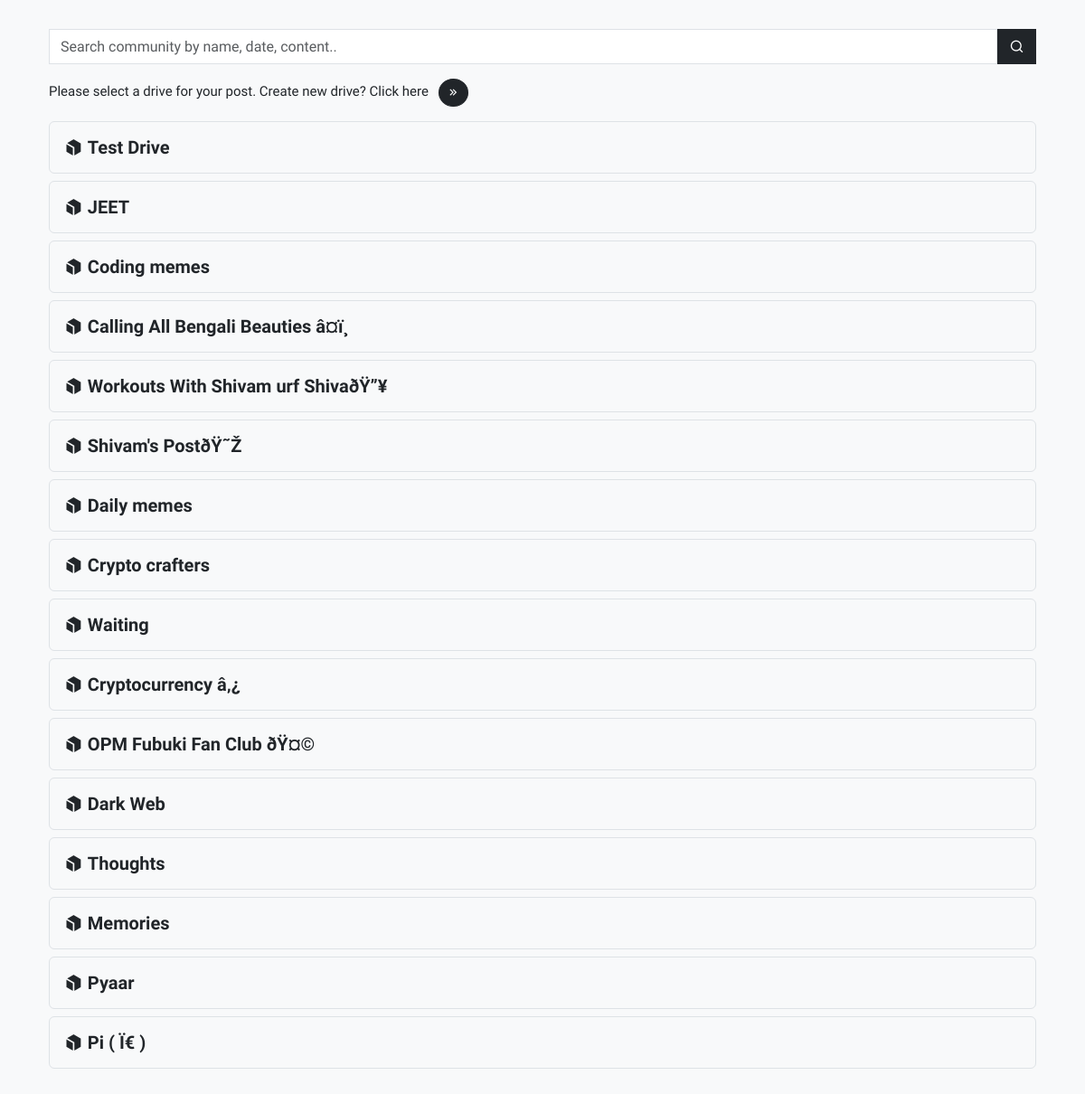
The app's page /upload/newpost.php (signed in) with its own data.
### tables this page shows
CREATE TABLE `catagory` (
  `catagory_id` int(11) NOT NULL,
  `catagory_name` varchar(255) NOT NULL,
  `catagory_desc` varchar(2555) NOT NULL,
  `created` date NOT NULL DEFAULT current_timestamp(),
  `created_by` int(11) NOT NULL,
  `genre` varchar(255) NOT NULL
);

### upload/newpost.php (the view, shortened to what this page needs)
<?php
if(!isset($_SESSION['username'])){
echo 'Opps! atfirst you need to <a href="login.php">login</a> & proof that you are a true member.';
}else{
?>
<?php
include "db_connection.php";
?>
<!DOCTYPE html>
<html lang="en">
<head>
     <?php include "bootstrapcss-and-icons.php"; ?>
</head>
<body class="bg-light">
     <div class="container">
         <div class="mb-5 py-3">
<form action="<?php echo htmlentities($_SERVER['PHP_SELF']); ?>" method="post" class=" container d-flex my-3">
    <input class="form-control rounded-0" type="search" placeholder="Search community by name, date, content.." name="search" aria-label="default input example">
    <button type="submit" name="submit" class="btn btn-dark rounded-0"><i class="ri-search-line"></i></button>
</form>
<div class="container">
    <p style="font-size:15px;">Please select a drive for your post. Create new drive? Click here &nbsp; <a href="drives.php"><button class="btn btn-sm rounded-circle btn-dark"><i class="ri-arrow-right-double-fill"></i></button></a></p>
          <?php
          $sql = "SELECT * FROM `catagory`
ORDER BY created DESC";
          $print = mysqli_query($conn, $sql);
          if ($print) {
               if (mysqli_num_rows($print) > 0) {
                    while ($disk = mysqli_fetch_assoc($print)) {
                         ?>
<div class="my-2 py-3 px-3 rounded border div-hover">
    <div class="card-body">
        <h5 class="card-title">
            <a href="disk.php?Disk=<?php echo $disk['catagory_id']; ?>" style="text-decoration:none; color:white;">
                <b class="text-dark">
                    <i class="ri-box-1-fill"></i> <?php echo $disk['catagory_name']; ?>
                </b><br>
            </a>
        </h5>
    </div>
</div>
                         <?php
                    }
               } else {
                    echo' <div class="alert alert-light rounded-0" role="alert" style="font-size:15px;">No disks found! Be the first person to create new disks.</div>';
               }
          } else {
               echo' <div class="alert alert-danger rounded-0" role="alert" style="font-size:15px;">Opps! Somthing went wrong : (</div>';
          }
          ?>
          </div>
     </div>
     </body>
</html>
<?php } ?>

### include/fonts.php (style rules this page uses)
* { font-family: "Mukta", sans-serif; font-weight: 400; font-style: normal; }

### records on screen
catagory: catagory_name "Test Drive"
catagory: catagory_name "JEET"
catagory: catagory_name "Coding memes"
catagory: catagory_name "Calling All Bengali Beauties â¤ï¸"
catagory: catagory_name "Workouts With Shivam urf ShivaðŸ”¥"
catagory: catagory_name "Shivam's PostðŸ˜Ž"
catagory: catagory_name "Daily memes"
catagory: catagory_name "Crypto crafters"
catagory: catagory_name "Waiting"
catagory: catagory_name "Cryptocurrency â‚¿"
catagory: catagory_name "OPM Fubuki Fan Club ðŸ¤©"
catagory: catagory_name "Dark Web"
catagory: catagory_name "Thoughts"
catagory: catagory_name "Memories"
catagory: catagory_name "Pyaar"
catagory: catagory_name "Pi ( Ï€ )"
